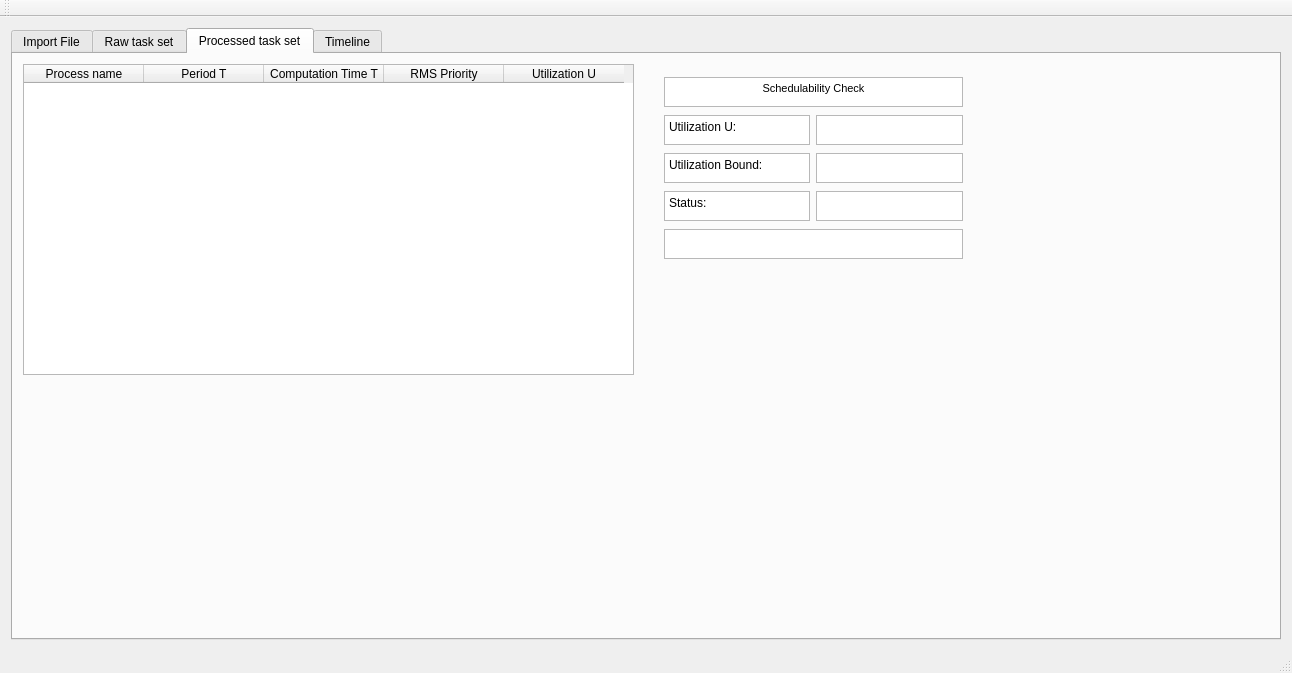
<?xml version="1.0" encoding="UTF-8"?>
<ui version="4.0">
 <class>MainWindow</class>
 <widget class="QMainWindow" name="MainWindow">
  <property name="geometry">
   <rect>
    <x>0</x>
    <y>0</y>
    <width>1292</width>
    <height>673</height>
   </rect>
  </property>
  <property name="windowTitle">
   <string>MainWindow</string>
  </property>
  <widget class="QWidget" name="centralWidget">
   <layout class="QHBoxLayout" name="horizontalLayout">
    <item>
     <widget class="QTabWidget" name="tabWidget">
      <property name="autoFillBackground">
       <bool>false</bool>
      </property>
      <property name="currentIndex">
       <number>2</number>
      </property>
      <widget class="QWidget" name="tab">
       <property name="accessibleName">
        <string/>
       </property>
       <attribute name="title">
        <string>Import File</string>
       </attribute>
       <widget class="QWidget" name="formLayoutWidget">
        <property name="geometry">
         <rect>
          <x>10</x>
          <y>10</y>
          <width>720</width>
          <height>90</height>
         </rect>
        </property>
        <layout class="QFormLayout" name="formLayout">
         <item row="1" column="0">
          <widget class="QTextEdit" name="importNameText">
           <property name="minimumSize">
            <size>
             <width>500</width>
             <height>30</height>
            </size>
           </property>
           <property name="maximumSize">
            <size>
             <width>500</width>
             <height>30</height>
            </size>
           </property>
           <property name="readOnly">
            <bool>true</bool>
           </property>
          </widget>
         </item>
         <item row="1" column="1">
          <widget class="QPushButton" name="pushButton">
           <property name="minimumSize">
            <size>
             <width>0</width>
             <height>30</height>
            </size>
           </property>
           <property name="maximumSize">
            <size>
             <width>150</width>
             <height>16777215</height>
            </size>
           </property>
           <property name="text">
            <string>Import task set (.csv)</string>
           </property>
          </widget>
         </item>
         <item row="2" column="0">
          <widget class="QTextEdit" name="importErrorText">
           <property name="minimumSize">
            <size>
             <width>0</width>
             <height>30</height>
            </size>
           </property>
           <property name="maximumSize">
            <size>
             <width>16777215</width>
             <height>30</height>
            </size>
           </property>
           <property name="styleSheet">
            <string notr="true">color: rgb(255, 0, 0);
background-color: rgba(255, 255, 255, 0);
 border: 0px solid black;</string>
           </property>
           <property name="readOnly">
            <bool>true</bool>
           </property>
          </widget>
         </item>
        </layout>
       </widget>
      </widget>
      <widget class="QWidget" name="tab_2">
       <attribute name="title">
        <string>Raw task set</string>
       </attribute>
       <widget class="QTableWidget" name="rawTaskSetTable">
        <property name="enabled">
         <bool>true</bool>
        </property>
        <property name="geometry">
         <rect>
          <x>10</x>
          <y>10</y>
          <width>421</width>
          <height>311</height>
         </rect>
        </property>
        <property name="maximumSize">
         <size>
          <width>421</width>
          <height>16777215</height>
         </size>
        </property>
        <attribute name="horizontalHeaderDefaultSectionSize">
         <number>120</number>
        </attribute>
        <attribute name="horizontalHeaderHighlightSections">
         <bool>true</bool>
        </attribute>
        <attribute name="horizontalHeaderMinimumSectionSize">
         <number>39</number>
        </attribute>
        <attribute name="horizontalHeaderStretchLastSection">
         <bool>true</bool>
        </attribute>
        <attribute name="verticalHeaderVisible">
         <bool>false</bool>
        </attribute>
        <attribute name="verticalHeaderDefaultSectionSize">
         <number>30</number>
        </attribute>
        <attribute name="verticalHeaderMinimumSectionSize">
         <number>23</number>
        </attribute>
        <attribute name="verticalHeaderShowSortIndicator" stdset="0">
         <bool>false</bool>
        </attribute>
        <attribute name="verticalHeaderStretchLastSection">
         <bool>false</bool>
        </attribute>
        <column>
         <property name="text">
          <string>Process name</string>
         </property>
        </column>
        <column>
         <property name="text">
          <string>Period T</string>
         </property>
        </column>
        <column>
         <property name="text">
          <string>Computation Time T</string>
         </property>
        </column>
       </widget>
      </widget>
      <widget class="QWidget" name="tab_5">
       <attribute name="title">
        <string>Processed task set</string>
       </attribute>
       <widget class="QTableWidget" name="processedTaskSetTable">
        <property name="enabled">
         <bool>true</bool>
        </property>
        <property name="geometry">
         <rect>
          <x>10</x>
          <y>10</y>
          <width>611</width>
          <height>311</height>
         </rect>
        </property>
        <property name="maximumSize">
         <size>
          <width>800</width>
          <height>16777215</height>
         </size>
        </property>
        <attribute name="horizontalHeaderDefaultSectionSize">
         <number>120</number>
        </attribute>
        <attribute name="horizontalHeaderHighlightSections">
         <bool>true</bool>
        </attribute>
        <attribute name="horizontalHeaderMinimumSectionSize">
         <number>39</number>
        </attribute>
        <attribute name="horizontalHeaderStretchLastSection">
         <bool>false</bool>
        </attribute>
        <attribute name="verticalHeaderVisible">
         <bool>false</bool>
        </attribute>
        <attribute name="verticalHeaderDefaultSectionSize">
         <number>30</number>
        </attribute>
        <attribute name="verticalHeaderMinimumSectionSize">
         <number>23</number>
        </attribute>
        <attribute name="verticalHeaderShowSortIndicator" stdset="0">
         <bool>false</bool>
        </attribute>
        <attribute name="verticalHeaderStretchLastSection">
         <bool>false</bool>
        </attribute>
        <column>
         <property name="text">
          <string>Process name</string>
         </property>
        </column>
        <column>
         <property name="text">
          <string>Period T</string>
         </property>
        </column>
        <column>
         <property name="text">
          <string>Computation Time T</string>
         </property>
        </column>
        <column>
         <property name="text">
          <string>RMS Priority</string>
         </property>
        </column>
        <column>
         <property name="text">
          <string>Utilization U</string>
         </property>
        </column>
       </widget>
       <widget class="QWidget" name="gridLayoutWidget">
        <property name="geometry">
         <rect>
          <x>640</x>
          <y>10</y>
          <width>321</width>
          <height>211</height>
         </rect>
        </property>
        <layout class="QGridLayout" name="gridLayout">
         <item row="1" column="0">
          <widget class="QPlainTextEdit" name="plainTextEdit_2">
           <property name="minimumSize">
            <size>
             <width>0</width>
             <height>30</height>
            </size>
           </property>
           <property name="maximumSize">
            <size>
             <width>16777215</width>
             <height>30</height>
            </size>
           </property>
           <property name="readOnly">
            <bool>true</bool>
           </property>
           <property name="plainText">
            <string>Utilization U:</string>
           </property>
          </widget>
         </item>
         <item row="3" column="1">
          <widget class="QPlainTextEdit" name="schedulabilityStatusText">
           <property name="minimumSize">
            <size>
             <width>0</width>
             <height>30</height>
            </size>
           </property>
           <property name="maximumSize">
            <size>
             <width>16777215</width>
             <height>30</height>
            </size>
           </property>
           <property name="readOnly">
            <bool>true</bool>
           </property>
          </widget>
         </item>
         <item row="1" column="1">
          <widget class="QPlainTextEdit" name="utilizationUText">
           <property name="minimumSize">
            <size>
             <width>0</width>
             <height>30</height>
            </size>
           </property>
           <property name="maximumSize">
            <size>
             <width>16777215</width>
             <height>30</height>
            </size>
           </property>
           <property name="readOnly">
            <bool>true</bool>
           </property>
          </widget>
         </item>
         <item row="3" column="0">
          <widget class="QPlainTextEdit" name="plainTextEdit_4">
           <property name="minimumSize">
            <size>
             <width>0</width>
             <height>30</height>
            </size>
           </property>
           <property name="maximumSize">
            <size>
             <width>16777215</width>
             <height>30</height>
            </size>
           </property>
           <property name="readOnly">
            <bool>true</bool>
           </property>
           <property name="plainText">
            <string>Status:</string>
           </property>
          </widget>
         </item>
         <item row="4" column="0" colspan="2">
          <widget class="QPlainTextEdit" name="laylandCalculationText">
           <property name="minimumSize">
            <size>
             <width>0</width>
             <height>30</height>
            </size>
           </property>
           <property name="maximumSize">
            <size>
             <width>16777215</width>
             <height>30</height>
            </size>
           </property>
           <property name="readOnly">
            <bool>true</bool>
           </property>
          </widget>
         </item>
         <item row="0" column="0" colspan="2">
          <widget class="QTextEdit" name="textEdit">
           <property name="minimumSize">
            <size>
             <width>0</width>
             <height>30</height>
            </size>
           </property>
           <property name="maximumSize">
            <size>
             <width>16777215</width>
             <height>30</height>
            </size>
           </property>
           <property name="html">
            <string>&lt;!DOCTYPE HTML PUBLIC &quot;-//W3C//DTD HTML 4.0//EN&quot; &quot;http://www.w3.org/TR/REC-html40/strict.dtd&quot;&gt;
&lt;html&gt;&lt;head&gt;&lt;meta name=&quot;qrichtext&quot; content=&quot;1&quot; /&gt;&lt;style type=&quot;text/css&quot;&gt;
p, li { white-space: pre-wrap; }
&lt;/style&gt;&lt;/head&gt;&lt;body style=&quot; font-family:'.SF NS Text'; font-size:13pt; font-weight:400; font-style:normal;&quot;&gt;
&lt;p align=&quot;center&quot; style=&quot; margin-top:12px; margin-bottom:12px; margin-left:0px; margin-right:0px; -qt-block-indent:0; text-indent:0px;&quot;&gt;&lt;span style=&quot; font-family:'MS Shell Dlg 2'; font-size:8pt;&quot;&gt;Schedulability Check&lt;/span&gt;&lt;/p&gt;&lt;/body&gt;&lt;/html&gt;</string>
           </property>
          </widget>
         </item>
         <item row="2" column="0">
          <widget class="QPlainTextEdit" name="plainTextEdit_3">
           <property name="minimumSize">
            <size>
             <width>0</width>
             <height>30</height>
            </size>
           </property>
           <property name="maximumSize">
            <size>
             <width>16777215</width>
             <height>30</height>
            </size>
           </property>
           <property name="readOnly">
            <bool>true</bool>
           </property>
           <property name="plainText">
            <string>Utilization Bound:</string>
           </property>
          </widget>
         </item>
         <item row="2" column="1">
          <widget class="QPlainTextEdit" name="utilizationBound">
           <property name="minimumSize">
            <size>
             <width>0</width>
             <height>30</height>
            </size>
           </property>
           <property name="maximumSize">
            <size>
             <width>16777215</width>
             <height>30</height>
            </size>
           </property>
           <property name="readOnly">
            <bool>true</bool>
           </property>
          </widget>
         </item>
        </layout>
       </widget>
      </widget>
      <widget class="QWidget" name="tab_6">
       <attribute name="title">
        <string>Timeline</string>
       </attribute>
       <widget class="QTextEdit" name="timelineStringText">
        <property name="geometry">
         <rect>
          <x>10</x>
          <y>40</y>
          <width>500</width>
          <height>30</height>
         </rect>
        </property>
        <property name="minimumSize">
         <size>
          <width>500</width>
          <height>30</height>
         </size>
        </property>
        <property name="maximumSize">
         <size>
          <width>500</width>
          <height>30</height>
         </size>
        </property>
        <property name="readOnly">
         <bool>true</bool>
        </property>
       </widget>
       <widget class="QTextEdit" name="TextEdit">
        <property name="geometry">
         <rect>
          <x>10</x>
          <y>10</y>
          <width>256</width>
          <height>30</height>
         </rect>
        </property>
        <property name="minimumSize">
         <size>
          <width>0</width>
          <height>30</height>
         </size>
        </property>
        <property name="maximumSize">
         <size>
          <width>16777215</width>
          <height>30</height>
         </size>
        </property>
        <property name="styleSheet">
         <string notr="true">background-color: rgba(255, 255, 255, 0);
border: 0px solid black;</string>
        </property>
        <property name="readOnly">
         <bool>true</bool>
        </property>
        <property name="html">
         <string>&lt;!DOCTYPE HTML PUBLIC &quot;-//W3C//DTD HTML 4.0//EN&quot; &quot;http://www.w3.org/TR/REC-html40/strict.dtd&quot;&gt;
&lt;html&gt;&lt;head&gt;&lt;meta name=&quot;qrichtext&quot; content=&quot;1&quot; /&gt;&lt;style type=&quot;text/css&quot;&gt;
p, li { white-space: pre-wrap; }
&lt;/style&gt;&lt;/head&gt;&lt;body style=&quot; font-family:'.SF NS Text'; font-size:13pt; font-weight:400; font-style:normal;&quot;&gt;
&lt;p style=&quot; margin-top:0px; margin-bottom:0px; margin-left:0px; margin-right:0px; -qt-block-indent:0; text-indent:0px;&quot;&gt;&lt;span style=&quot; font-family:'MS Shell Dlg 2'; font-size:8pt;&quot;&gt;Timeline string&lt;/span&gt;&lt;/p&gt;&lt;/body&gt;&lt;/html&gt;</string>
        </property>
       </widget>
       <widget class="QTextEdit" name="timelineGraphAsStringText">
        <property name="geometry">
         <rect>
          <x>10</x>
          <y>110</y>
          <width>1001</width>
          <height>341</height>
         </rect>
        </property>
        <property name="font">
         <font>
          <family>Courier</family>
          <pointsize>15</pointsize>
          <weight>50</weight>
          <italic>false</italic>
          <bold>false</bold>
         </font>
        </property>
        <property name="styleSheet">
         <string notr="true">font: 8px &quot;Courier&quot;;</string>
        </property>
        <property name="horizontalScrollBarPolicy">
         <enum>Qt::ScrollBarAlwaysOn</enum>
        </property>
        <property name="lineWrapMode">
         <enum>QTextEdit::NoWrap</enum>
        </property>
        <property name="readOnly">
         <bool>true</bool>
        </property>
        <property name="html">
         <string>&lt;!DOCTYPE HTML PUBLIC &quot;-//W3C//DTD HTML 4.0//EN&quot; &quot;http://www.w3.org/TR/REC-html40/strict.dtd&quot;&gt;
&lt;html&gt;&lt;head&gt;&lt;meta name=&quot;qrichtext&quot; content=&quot;1&quot; /&gt;&lt;style type=&quot;text/css&quot;&gt;
p, li { white-space: pre-wrap; }
&lt;/style&gt;&lt;/head&gt;&lt;body style=&quot; font-family:'Courier'; font-size:15pt; font-weight:400; font-style:normal;&quot;&gt;
&lt;p style=&quot;-qt-paragraph-type:empty; margin-top:0px; margin-bottom:0px; margin-left:0px; margin-right:0px; -qt-block-indent:0; text-indent:0px;&quot;&gt;&lt;br /&gt;&lt;/p&gt;&lt;/body&gt;&lt;/html&gt;</string>
        </property>
       </widget>
       <widget class="QTextEdit" name="TextEdit_2">
        <property name="geometry">
         <rect>
          <x>10</x>
          <y>80</y>
          <width>256</width>
          <height>30</height>
         </rect>
        </property>
        <property name="minimumSize">
         <size>
          <width>0</width>
          <height>30</height>
         </size>
        </property>
        <property name="maximumSize">
         <size>
          <width>16777215</width>
          <height>30</height>
         </size>
        </property>
        <property name="styleSheet">
         <string notr="true">background-color: rgba(255, 255, 255, 0);
border: 0px solid black;</string>
        </property>
        <property name="readOnly">
         <bool>true</bool>
        </property>
        <property name="html">
         <string>&lt;!DOCTYPE HTML PUBLIC &quot;-//W3C//DTD HTML 4.0//EN&quot; &quot;http://www.w3.org/TR/REC-html40/strict.dtd&quot;&gt;
&lt;html&gt;&lt;head&gt;&lt;meta name=&quot;qrichtext&quot; content=&quot;1&quot; /&gt;&lt;style type=&quot;text/css&quot;&gt;
p, li { white-space: pre-wrap; }
&lt;/style&gt;&lt;/head&gt;&lt;body style=&quot; font-family:'.SF NS Text'; font-size:13pt; font-weight:400; font-style:normal;&quot;&gt;
&lt;p style=&quot; margin-top:0px; margin-bottom:0px; margin-left:0px; margin-right:0px; -qt-block-indent:0; text-indent:0px;&quot;&gt;&lt;span style=&quot; font-family:'MS Shell Dlg 2'; font-size:8pt;&quot;&gt;Timeline graph&lt;/span&gt;&lt;/p&gt;&lt;/body&gt;&lt;/html&gt;</string>
        </property>
       </widget>
      </widget>
     </widget>
    </item>
   </layout>
  </widget>
  <widget class="QToolBar" name="mainToolBar">
   <property name="enabled">
    <bool>false</bool>
   </property>
   <attribute name="toolBarArea">
    <enum>TopToolBarArea</enum>
   </attribute>
   <attribute name="toolBarBreak">
    <bool>false</bool>
   </attribute>
  </widget>
  <widget class="QStatusBar" name="statusBar"/>
  <action name="actionImport_File_csv">
   <property name="text">
    <string>Import File (.csv)</string>
   </property>
  </action>
  <action name="actionExit">
   <property name="text">
    <string>Exit</string>
   </property>
  </action>
 </widget>
 <layoutdefault spacing="6" margin="11"/>
 <resources/>
 <connections/>
</ui>
